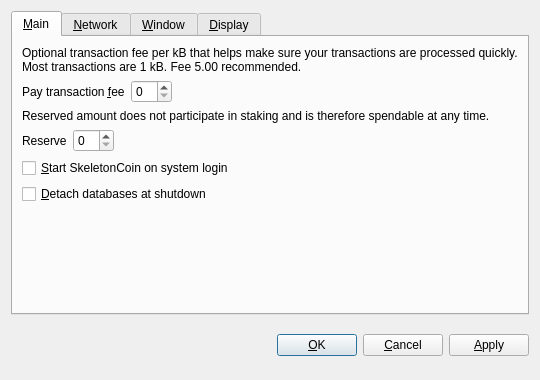
<?xml version="1.0" encoding="UTF-8"?>
<ui version="4.0">
 <class>OptionsDialog</class>
 <widget class="QDialog" name="OptionsDialog">
  <property name="geometry">
   <rect>
    <x>0</x>
    <y>0</y>
    <width>540</width>
    <height>380</height>
   </rect>
  </property>
  <property name="windowTitle">
   <string>Options</string>
  </property>
  <property name="modal">
   <bool>true</bool>
  </property>
  <layout class="QVBoxLayout" name="verticalLayout">
   <item>
    <widget class="QTabWidget" name="tabWidget">
     <property name="tabPosition">
      <enum>QTabWidget::North</enum>
     </property>
     <property name="currentIndex">
      <number>0</number>
     </property>
     <widget class="QWidget" name="tabMain">
      <attribute name="title">
       <string>&amp;Main</string>
      </attribute>
      <layout class="QVBoxLayout" name="verticalLayout_Main">
       <item>
        <widget class="QLabel" name="transactionFeeInfoLabel">
         <property name="text">
          <string>Optional transaction fee per kB that helps make sure your transactions are processed quickly. Most transactions are 1 kB. Fee 5.00 recommended.</string>
         </property>
         <property name="textFormat">
          <enum>Qt::PlainText</enum>
         </property>
         <property name="wordWrap">
          <bool>true</bool>
         </property>
        </widget>
       </item>
       <item>
        <layout class="QHBoxLayout" name="horizontalLayoutFee">
         <item>
          <widget class="QLabel" name="transactionFeeLabel">
           <property name="text">
            <string>Pay transaction &amp;fee</string>
           </property>
           <property name="textFormat">
            <enum>Qt::PlainText</enum>
           </property>
           <property name="buddy">
            <cstring>transactionFee</cstring>
           </property>
          </widget>
         </item>
         <item>
          <widget class="BitcoinAmountField" name="transactionFee"/>
         </item>
         <item>
          <spacer name="horizontalSpacerFee">
           <property name="orientation">
            <enum>Qt::Horizontal</enum>
           </property>
           <property name="sizeHint" stdset="0">
            <size>
             <width>40</width>
             <height>20</height>
            </size>
           </property>
          </spacer>
         </item>
        </layout>
       </item>
       <item>
        <widget class="QLabel" name="reserveBalanceInfoLabel">
         <property name="text">
          <string>Reserved amount does not participate in staking and is therefore spendable at any time.</string>
         </property>
         <property name="textFormat">
          <enum>Qt::PlainText</enum>
         </property>
         <property name="wordWrap">
          <bool>true</bool>
         </property>
        </widget>
       </item>
       <item>
        <layout class="QHBoxLayout" name="horizontalLayoutReserveBalance">
         <item>
          <widget class="QLabel" name="reserveBalanceLabel">
           <property name="text">
            <string>Reserve</string>
           </property>
           <property name="textFormat">
            <enum>Qt::PlainText</enum>
           </property>
           <property name="buddy">
            <cstring>reserveBalance</cstring>
           </property>
          </widget>
         </item>
         <item>
          <widget class="BitcoinAmountField" name="reserveBalance"/>
         </item>
         <item>
          <spacer name="horizontalSpacerReserveBalance">
           <property name="orientation">
            <enum>Qt::Horizontal</enum>
           </property>
           <property name="sizeHint" stdset="0">
            <size>
             <width>40</width>
             <height>20</height>
            </size>
           </property>
          </spacer>
         </item>
        </layout>
       </item>
       <item>
        <widget class="QCheckBox" name="bitcoinAtStartup">
         <property name="toolTip">
          <string>Automatically start SkeletonCoin after logging in to the system.</string>
         </property>
         <property name="text">
          <string>&amp;Start SkeletonCoin on system login</string>
         </property>
        </widget>
       </item>
       <item>
        <widget class="QCheckBox" name="detachDatabases">
         <property name="toolTip">
          <string>Detach block and address databases at shutdown. This means they can be moved to another data directory, but it slows down shutdown. The wallet is always detached.</string>
         </property>
         <property name="text">
          <string>&amp;Detach databases at shutdown</string>
         </property>
        </widget>
       </item>
       <item>
        <spacer name="verticalSpacer_Main">
         <property name="orientation">
          <enum>Qt::Vertical</enum>
         </property>
         <property name="sizeHint" stdset="0">
          <size>
           <width>20</width>
           <height>40</height>
          </size>
         </property>
        </spacer>
       </item>
      </layout>
     </widget>
     <widget class="QWidget" name="tabNetwork">
      <attribute name="title">
       <string>&amp;Network</string>
      </attribute>
      <layout class="QVBoxLayout" name="verticalLayout_Network">
       <item>
        <widget class="QCheckBox" name="mapPortUpnp">
         <property name="toolTip">
          <string>Automatically open the SkeletonCoin client port on the router. This only works when your router supports UPnP and it is enabled.</string>
         </property>
         <property name="text">
          <string>Map port using &amp;UPnP</string>
         </property>
        </widget>
       </item>
       <item>
        <widget class="QCheckBox" name="connectSocks">
         <property name="toolTip">
          <string>Connect to the SkeletonCoin network through a SOCKS proxy (e.g. when connecting through Tor).</string>
         </property>
         <property name="text">
          <string>&amp;Connect through SOCKS proxy:</string>
         </property>
        </widget>
       </item>
       <item>
        <layout class="QHBoxLayout" name="horizontalLayout_Network">
         <item>
          <widget class="QLabel" name="proxyIpLabel">
           <property name="text">
            <string>Proxy &amp;IP:</string>
           </property>
           <property name="textFormat">
            <enum>Qt::PlainText</enum>
           </property>
           <property name="buddy">
            <cstring>proxyIp</cstring>
           </property>
          </widget>
         </item>
         <item>
          <widget class="QValidatedLineEdit" name="proxyIp">
           <property name="maximumSize">
            <size>
             <width>140</width>
             <height>16777215</height>
            </size>
           </property>
           <property name="toolTip">
            <string>IP address of the proxy (e.g. 127.0.0.1)</string>
           </property>
          </widget>
         </item>
         <item>
          <widget class="QLabel" name="proxyPortLabel">
           <property name="text">
            <string>&amp;Port:</string>
           </property>
           <property name="textFormat">
            <enum>Qt::PlainText</enum>
           </property>
           <property name="buddy">
            <cstring>proxyPort</cstring>
           </property>
          </widget>
         </item>
         <item>
          <widget class="QLineEdit" name="proxyPort">
           <property name="maximumSize">
            <size>
             <width>55</width>
             <height>16777215</height>
            </size>
           </property>
           <property name="toolTip">
            <string>Port of the proxy (e.g. 9050)</string>
           </property>
          </widget>
         </item>
         <item>
          <widget class="QLabel" name="socksVersionLabel">
           <property name="text">
            <string>SOCKS &amp;Version:</string>
           </property>
           <property name="textFormat">
            <enum>Qt::PlainText</enum>
           </property>
           <property name="buddy">
            <cstring>socksVersion</cstring>
           </property>
          </widget>
         </item>
         <item>
          <widget class="QValueComboBox" name="socksVersion">
           <property name="toolTip">
            <string>SOCKS version of the proxy (e.g. 5)</string>
           </property>
          </widget>
         </item>
         <item>
          <spacer name="horizontalSpacer_Network">
           <property name="orientation">
            <enum>Qt::Horizontal</enum>
           </property>
           <property name="sizeHint" stdset="0">
            <size>
             <width>40</width>
             <height>20</height>
            </size>
           </property>
          </spacer>
         </item>
        </layout>
       </item>
       <item>
        <spacer name="verticalSpacer_Network">
         <property name="orientation">
          <enum>Qt::Vertical</enum>
         </property>
         <property name="sizeHint" stdset="0">
          <size>
           <width>20</width>
           <height>40</height>
          </size>
         </property>
        </spacer>
       </item>
      </layout>
     </widget>
     <widget class="QWidget" name="tabWindow">
      <attribute name="title">
       <string>&amp;Window</string>
      </attribute>
      <layout class="QVBoxLayout" name="verticalLayout_Window">
       <item>
        <widget class="QCheckBox" name="minimizeToTray">
         <property name="toolTip">
          <string>Show only a tray icon after minimizing the window.</string>
         </property>
         <property name="text">
          <string>&amp;Minimize to the tray instead of the taskbar</string>
         </property>
        </widget>
       </item>
       <item>
        <widget class="QCheckBox" name="minimizeOnClose">
         <property name="toolTip">
          <string>Minimize instead of exit the application when the window is closed. When this option is enabled, the application will be closed only after selecting Quit in the menu.</string>
         </property>
         <property name="text">
          <string>M&amp;inimize on close</string>
         </property>
        </widget>
       </item>
       <item>
        <spacer name="verticalSpacer_Window">
         <property name="orientation">
          <enum>Qt::Vertical</enum>
         </property>
         <property name="sizeHint" stdset="0">
          <size>
           <width>20</width>
           <height>40</height>
          </size>
         </property>
        </spacer>
       </item>
      </layout>
     </widget>
     <widget class="QWidget" name="tabDisplay">
      <attribute name="title">
       <string>&amp;Display</string>
      </attribute>
      <layout class="QVBoxLayout" name="verticalLayout_Display">
       <item>
        <layout class="QHBoxLayout" name="horizontalLayout_1_Display">
         <item>
          <widget class="QLabel" name="langLabel">
           <property name="text">
            <string>User Interface &amp;language:</string>
           </property>
           <property name="textFormat">
            <enum>Qt::PlainText</enum>
           </property>
           <property name="buddy">
            <cstring>lang</cstring>
           </property>
          </widget>
         </item>
         <item>
          <widget class="QValueComboBox" name="lang">
           <property name="toolTip">
            <string>The user interface language can be set here. This setting will take effect after restarting SkeletonCoin.</string>
           </property>
          </widget>
         </item>
        </layout>
       </item>
       <item>
        <layout class="QHBoxLayout" name="horizontalLayout_2_Display">
         <item>
          <widget class="QLabel" name="unitLabel">
           <property name="text">
            <string>&amp;Unit to show amounts in:</string>
           </property>
           <property name="textFormat">
            <enum>Qt::PlainText</enum>
           </property>
           <property name="buddy">
            <cstring>unit</cstring>
           </property>
          </widget>
         </item>
         <item>
          <widget class="QValueComboBox" name="unit">
           <property name="toolTip">
            <string>Choose the default subdivision unit to show in the interface and when sending coins.</string>
           </property>
          </widget>
         </item>
        </layout>
       </item>
       <item>
        <widget class="QCheckBox" name="displayAddresses">
         <property name="toolTip">
          <string>Whether to show SkeletonCoin addresses in the transaction list or not.</string>
         </property>
         <property name="text">
          <string>&amp;Display addresses in transaction list</string>
         </property>
        </widget>
       </item>
       <item>
        <widget class="QCheckBox" name="coinControlFeatures">
         <property name="toolTip">
          <string>Whether to show coin control features or not.</string>
         </property>
         <property name="text">
          <string>Display coin &amp;control features (experts only!)</string>
         </property>
        </widget>
       </item>
       <item>
        <spacer name="verticalSpacer_Display">
         <property name="orientation">
          <enum>Qt::Vertical</enum>
         </property>
         <property name="sizeHint" stdset="0">
          <size>
           <width>20</width>
           <height>40</height>
          </size>
         </property>
        </spacer>
       </item>
      </layout>
     </widget>
    </widget>
   </item>
   <item>
    <layout class="QHBoxLayout" name="horizontalLayout_Buttons">
     <item>
      <spacer name="horizontalSpacer_1">
       <property name="orientation">
        <enum>Qt::Horizontal</enum>
       </property>
       <property name="sizeHint" stdset="0">
        <size>
         <width>40</width>
         <height>48</height>
        </size>
       </property>
      </spacer>
     </item>
     <item>
      <widget class="QLabel" name="statusLabel">
       <property name="font">
        <font>
         <weight>75</weight>
         <bold>true</bold>
        </font>
       </property>
       <property name="text">
        <string/>
       </property>
       <property name="textFormat">
        <enum>Qt::PlainText</enum>
       </property>
       <property name="wordWrap">
        <bool>true</bool>
       </property>
      </widget>
     </item>
     <item>
      <spacer name="horizontalSpacer_2">
       <property name="orientation">
        <enum>Qt::Horizontal</enum>
       </property>
       <property name="sizeHint" stdset="0">
        <size>
         <width>40</width>
         <height>48</height>
        </size>
       </property>
      </spacer>
     </item>
     <item>
      <widget class="QPushButton" name="okButton">
       <property name="text">
        <string>&amp;OK</string>
       </property>
      </widget>
     </item>
     <item>
      <widget class="QPushButton" name="cancelButton">
       <property name="text">
        <string>&amp;Cancel</string>
       </property>
       <property name="autoDefault">
        <bool>false</bool>
       </property>
      </widget>
     </item>
     <item>
      <widget class="QPushButton" name="applyButton">
       <property name="text">
        <string>&amp;Apply</string>
       </property>
       <property name="autoDefault">
        <bool>false</bool>
       </property>
      </widget>
     </item>
    </layout>
   </item>
  </layout>
 </widget>
 <customwidgets>
  <customwidget>
   <class>BitcoinAmountField</class>
   <extends>QSpinBox</extends>
   <header>bitcoinamountfield.h</header>
  </customwidget>
  <customwidget>
   <class>QValueComboBox</class>
   <extends>QComboBox</extends>
   <header>qvaluecombobox.h</header>
  </customwidget>
  <customwidget>
   <class>QValidatedLineEdit</class>
   <extends>QLineEdit</extends>
   <header>qvalidatedlineedit.h</header>
  </customwidget>
 </customwidgets>
 <resources/>
 <connections/>
</ui>
